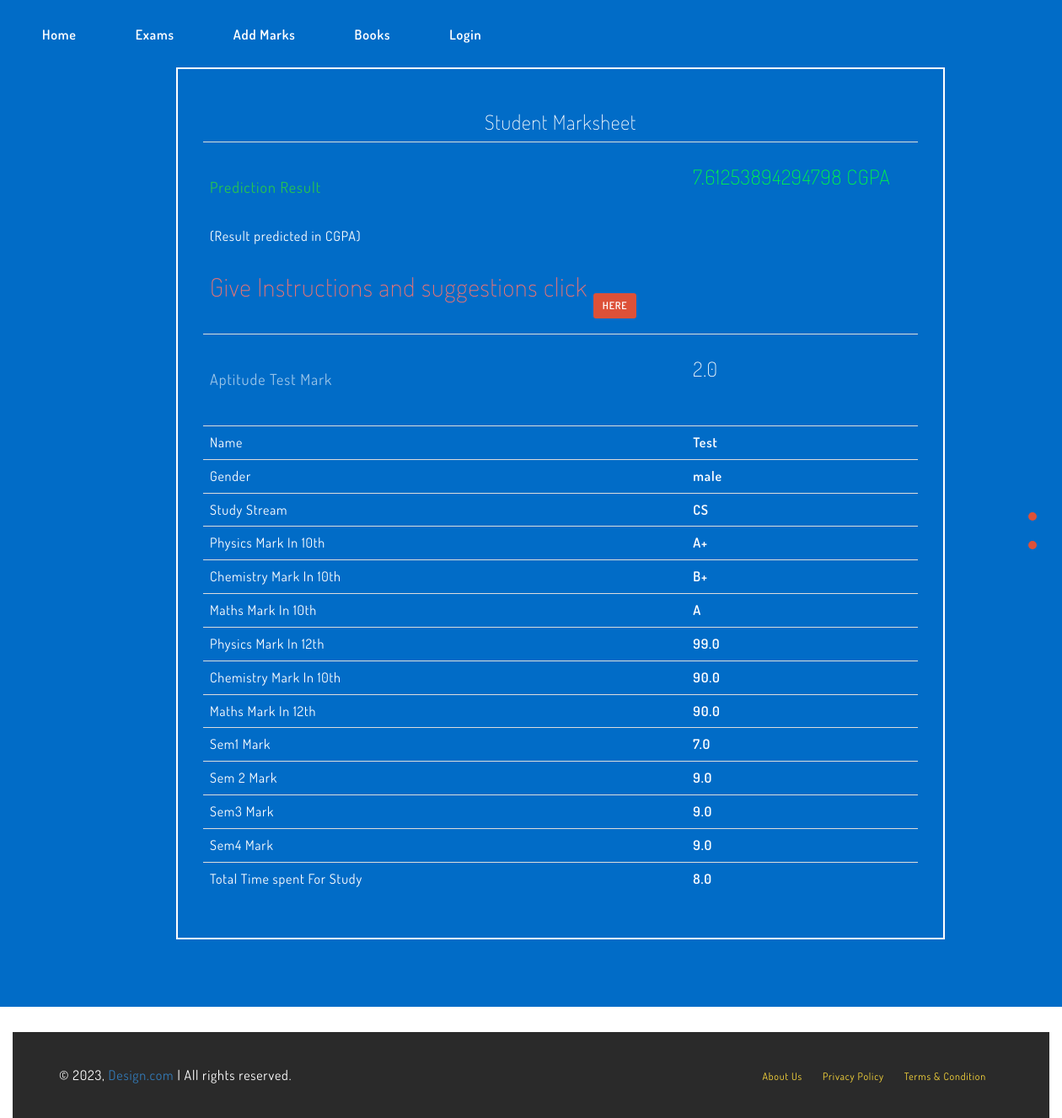
The app's page /Teacher/StudentDeatilsView/4 with its own data.
### predict/models.py (models this page shows)
class Datamodel(models.Model):
    name = models.CharField(max_length=20)
    gender = models.CharField(max_length=10)
    btech_branch = models.CharField(max_length=10)
    physics_10 = models.FloatField()
    chemistry_10 = models.FloatField()
    maths_10 = models.FloatField()
    physics_12 = models.FloatField()
    chemistry_12 = models.FloatField()
    maths_12 = models.FloatField()
    btech_sem1 = models.FloatField()
    btech_sem2 = models.FloatField()
    btech_sem3 = models.FloatField()
    btech_sem4 = models.FloatField()
    mode_study = models.CharField(max_length=10)
    study_time = models.FloatField()
    prediction_result = models.CharField(max_length=255,null=True,blank=True)
    attendance = models.FloatField(null=True,blank=True)
    iq_marks = models.FloatField(null=True,blank=True)
    user = models.ForeignKey(User,on_delete=models.CASCADE)

### Teacher/views.py (the view)
# urls.py: path("StudentDeatilsView/<int:pk>",views.StudentDeatilsView,name="StudentDeatilsView"),
def StudentDeatilsView(request,pk):
    data = Datamodel.objects.get(id = pk)
    if data.physics_10 <=20:
        pygrade = "E"
    elif data.physics_10 <= 29 and data.physics_10 >20:
        pygrade = "D"
    elif data.physics_10 <= 39 and data.physics_10 >=30:
        pygrade = "D+"
    elif data.physics_10 <= 49 and data.physics_10 >40:
        pygrade = "C"
    elif data.physics_10 <= 59 and data.physics_10 >50:
        pygrade = "C+"
    elif data.physics_10 <= 69 and data.physics_10 >60:
        pygrade = "B"
    elif data.physics_10 <= 79 and data.physics_10 >79:
        pygrade = "B+"
    elif data.physics_10 <= 89 and data.physics_10 >80:
        pygrade = "A"
    elif data.physics_10 <= 100 and data.physics_10 >90:
        pygrade = "A+"
    else:
        pygrade = "E"
    if data.chemistry_10 <=20:
        chgrade = "E"
    elif data.chemistry_10 <= 29 and data.chemistry_10 >20:
        chgrade = "D"
    elif data.chemistry_10 <= 39 and data.chemistry_10 >=30:
        chgrade = "D+"
    elif data.chemistry_10 <= 49 and data.chemistry_10 >40:
        chgrade = "C"
    elif data.chemistry_10 <= 59 and data.chemistry_10 >50:
        chgrade = "C+"
    elif data.chemistry_10 <= 69 and data.chemistry_10 >60:
        chgrade = "B"
    elif data.chemistry_10 <= 79 and data.chemistry_10 >70:
        chgrade = "B+"
    elif data.chemistry_10 <= 89 and data.chemistry_10 >80:
        chgrade = "A"
    elif data.chemistry_10 <= 100 and data.chemistry_10 >90:
        chgrade = "A+"
    else:
        chgrade = "E"
    if data.maths_10 <=20:
        magrade = "E"
    elif data.maths_10 <= 29 and data.maths_10 >20:
        magrade = "D"
    elif data.maths_10 <= 39 and data.maths_10 >=30:
        magrade = "D+"
    elif data.maths_10 <= 49 and data.maths_10 >40:
        magrade = "C"
    elif data.maths_10 <= 59 and data.maths_10 >50:
        magrade = "C+"
    elif data.maths_10 <= 69 and data.maths_10 >60:
        magrade = "B"
    elif data.maths_10 <= 79 and data.maths_10 >79:
        magrade = "B+"
    elif data.maths_10 <= 89 and data.maths_10 >80:
        magrade = "A"
    elif data.maths_10 <= 100 and data.maths_10 >90:
        magrade = "A+"
    else:
        magrade = "E"
    context = {
        "data":data
    }
    context["pygrade"] = pygrade
    context["magrade"] = magrade
    context["chgrade"] = chgrade
    return render(request,"studentsingleview.html",context)

### templates/studentsingleview.html (shortened to what this page needs)
{% extends "teacherindex.html" %}
{% block content %}
<div class="container">
    <div class="student_viewcontainer">
        <h3 class="text-center">Student Marksheet</h3>
    <table class="table">
        <tr>
            <td><h4 style="color:rgb(64, 255, 0)">Prediction Result</h4>(Result predicted in CGPA)
                <br>
            <h2 style="color:rgb(233, 115, 115)">Give Instructions and suggestions click <a class="btn btn-sm btn-red" href="{%url 'GiveSuggestions' data.id %}">Here</a></h2>
            </td>
            <th><h3 style="color:rgb(0, 255, 64)">{{data.prediction_result}} CGPA</h3></th>
        </tr>
        <tr>
            <td><h4>Aptitude Test Mark</h4></td>
            <th><h3>{{data.iq_marks}}</h3></th>
        </tr>
        <tr>
            <td>Name</td>
            <th>{{data.name}}</th>
        </tr>
        <tr>
            <td>Gender</td>
            <th>{{data.gender}}</th>
        </tr>
        <tr>
            <td>Study Stream</td>
            <th>{{data.btech_branch}}</th>
        </tr>
        <tr>
            <td>Physics Mark In 10th</td>
            <th>{{pygrade}}</th>
        </tr>
        <tr>
            <td>Chemistry Mark In 10th</td>
            <th>{{chgrade}}</th>
        </tr>
        <tr>
            <td>Maths Mark In 10th</td>
            <th>{{magrade}}</th>
        </tr>
        <tr>
            <td>Physics Mark In 12th</td>
            <th>{{data.physics_12}}</th>
        </tr>
        <tr>
            <td>Chemistry Mark In 10th</td>
            <th>{{data.chemistry_12}}</th>
        </tr>
        <tr>
            <td>Maths Mark In 12th</td>
            <th>{{data.maths_12}}</th>
        </tr>
        <tr>
            <td> Sem1 Mark</td>
            <th>{{data.btech_sem1}}</th>
        </tr>
        <tr>
            <td> Sem 2 Mark</td>
            <th>{{data.btech_sem2}}</th>
        </tr>
        <tr>
            <td> Sem3 Mark</td>
            <th>{{data.btech_sem3}}</th>
        </tr>
        <tr>
            <td> Sem4 Mark</td>
            <th>{{data.btech_sem4}}</th>
        </tr>
        <tr>
            <td>Total Time spent For Study</td>
            <th>{{data.study_time}}</th>
        </tr>
    </table>
    </div>
</div>
</div>
{% endblock %}

### static/css/style.css (style rules this page uses)
body { font-family: 'Dosis', sans-serif; color: #404142; font-size: 16px; letter-spacing: 0.8px; }
h1, h2, h3, h4, h5, h6 { font-weight: 200; }
a { -webkit-transition: all 0.3s; -moz-transition: all 0.3s; transition: all 0.3s; }
.btn { text-transform: uppercase; font-weight: 600; }
.btn-red { background-color: #dd5138; color: #fff; }
.hero-header h4 { font-weight: normal; opacity: 0.6; letter-spacing: 1px; margin: 2em 0; }
.hero-header .btn { margin-top: 3em; }

### templates/studentsingleview.html (style rules this page uses)
.student_viewcontainer { width:80%; margin: auto; border: 2px solid white; padding: 30px; }

### records on screen
Datamodel: prediction_result "7.61253894294798", iq_marks "2.0", name "Test", gender "male", btech_branch "CS", physics_12 "99.0", chemistry_12 "90.0", maths_12 "90.0", btech_sem1 "7.0", btech_sem2 "9.0", btech_sem3 "9.0", btech_sem4 "9.0", study_time "8.0"

### other values on screen
{{ pygrade }} "A+"
{{ chgrade }} "B+"
{{ magrade }} "A"
